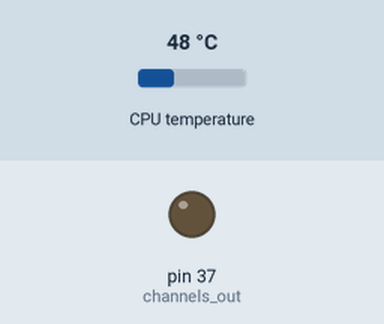
This program was run on a simulated Raspberry Pi (header pin numbers). Shown: output pins drawn as LEDs (lit = HIGH). Dashed ring = blinking. The test bench sets the inputs (shaded band); at power-on: CPU temperature 48 °C.

Above: at 1.2 s.
1.3 s: CPU temperature set to 38 °C
16.3 s: CPU temperature set to 35 °C
At 37.25 s:
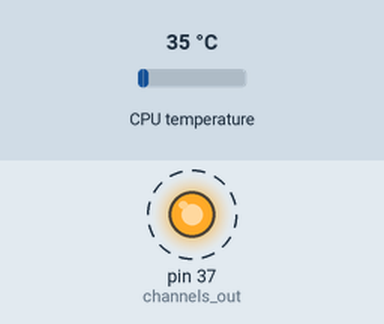
Timing chart, 0 to 37.3 s (numbered marks = the images above; inputs shaded):
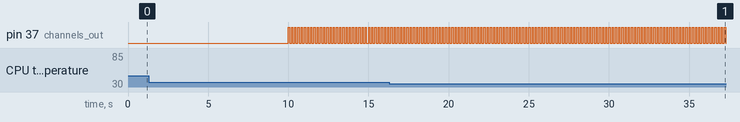

The program:

RPi3_temp_regulator.py
```python
#!/usr/bin/env python

#cat /sys/class/thermal/thermal_zone0/temp

"""
Notes on the input circuit, We'll use a common emitter amplifier with an NPN 2222A by Fairchild:
	*The max output current of a gpio pin is 16 mA calculated here: http://www.thebox.myzen.co.uk/Raspberry/Understanding_Outputs.html
	*I'll feed the base of the transistor with ~8 mA using a 3.3V output and a 470 Ohm resistor. This will allow me to push the transistor halfway to saturation (15mA)
			*This is the best we can do with a 3.3v output and no additional amplifiers between and not overstressing the RPi3.
	* Given that I'm using a 9V battery to power the fan, I still cannot push the fan at its maximum capacity, bc it expects 12V source and up to 200 mA
	* Notes suggest it takes 0.7V across the base emitter junction to activate the transistor fully
"""


import RPi.GPIO as GPIO, time

cutoff = 37.0
cutoff_150perc = cutoff + (cutoff*0.5)
cutoff_200perc = cutoff + float(cutoff)


def GPIO_setup():

	GPIO.setmode(GPIO.BOARD)

	channels_out = [37]   # use as gpio output (37 is second up from bottom), use 39 bottom left as ground, 16 mamp max
	channels_in = []

	for channel in channels_out:
		GPIO.setup(channel, GPIO.OUT)   # Setup as an output channel
		GPIO.output(channel, GPIO.LOW)  # Set it to low

	#for channel in channels_in:
		#GPIO.setup(channel, GPIO.IN)

	# TODO can also do many channels at once
	# chan_list = [11,12]                             # also works with tuples
	# GPIO.output(chan_list, GPIO.LOW)                # sets all to GPIO.LOW
	# GPIO.output(chan_list, (GPIO.HIGH, GPIO.LOW))   # sets first HIGH and second LOW


def finding_temp():

	with open("/sys/class/thermal/thermal_zone0/temp",'r') as f:
		lines = f.readlines()
		temp=str(lines[0][0:2]) + str(".")+ str(lines[0][2:])
		temp=float(temp)
		return temp

def run_fan(temp,pin):

	#Some background data:
	#GPIO.output(channel, state)
	#State can be 0 / GPIO.LOW / False or 1 / GPIO.HIGH / True.

	if temp >= cutoff:
		#initiate fan running w/PWM type function: equivalent to 100% duty cycle on a 200ms cycle
		if temp >= cutoff_200perc:
			#toggle on constantly
			while True:
				GPIO.output(pin, GPIO.HIGH)

		elif temp >= cutoff_150perc:
			#toggle on for 0.1 sec off for 0.1 sec, equivalent to 50% duty cycle on a 200ms cycle
			while True:
				GPIO.output(pin, GPIO.HIGH)
				time.sleep(0.100)
				GPIO.output(pin, GPIO.LOW)
				time.sleep(0.100)
		else:
			#toggle on for 0.050 sec off for 0.150 sec, equivalent to 25% duty cycle on a 200ms cycle
			while True:
				GPIO.output(pin, GPIO.HIGH)
				time.sleep(0.075)
				GPIO.output(pin, GPIO.LOW)
				time.sleep(0.125)

	else:
		print "current temp: ", temp," is below the temperature cutoff: ",cutoff," therefore the fan remains off."
		pass


if '__name__' != '__main__':

	GPIO_setup()

	try:
		while True:
			time.sleep(10)
			temp=finding_temp()
			#print temp
			pin = 37
			run_fan(temp,pin)

	except KeyboardInterrupt:
		GPIO.cleanup()
		print "Keyboard Interrupt, GPIO cleanup initiated"
```

Measured:
- the behaviour switches between 37 and 36 °C on CPU temperature (found by bisection; images 0 and 1)
- by itself, pin 37 (channels_out): alternates HIGH for 0.08 s and LOW for 0.13 s
